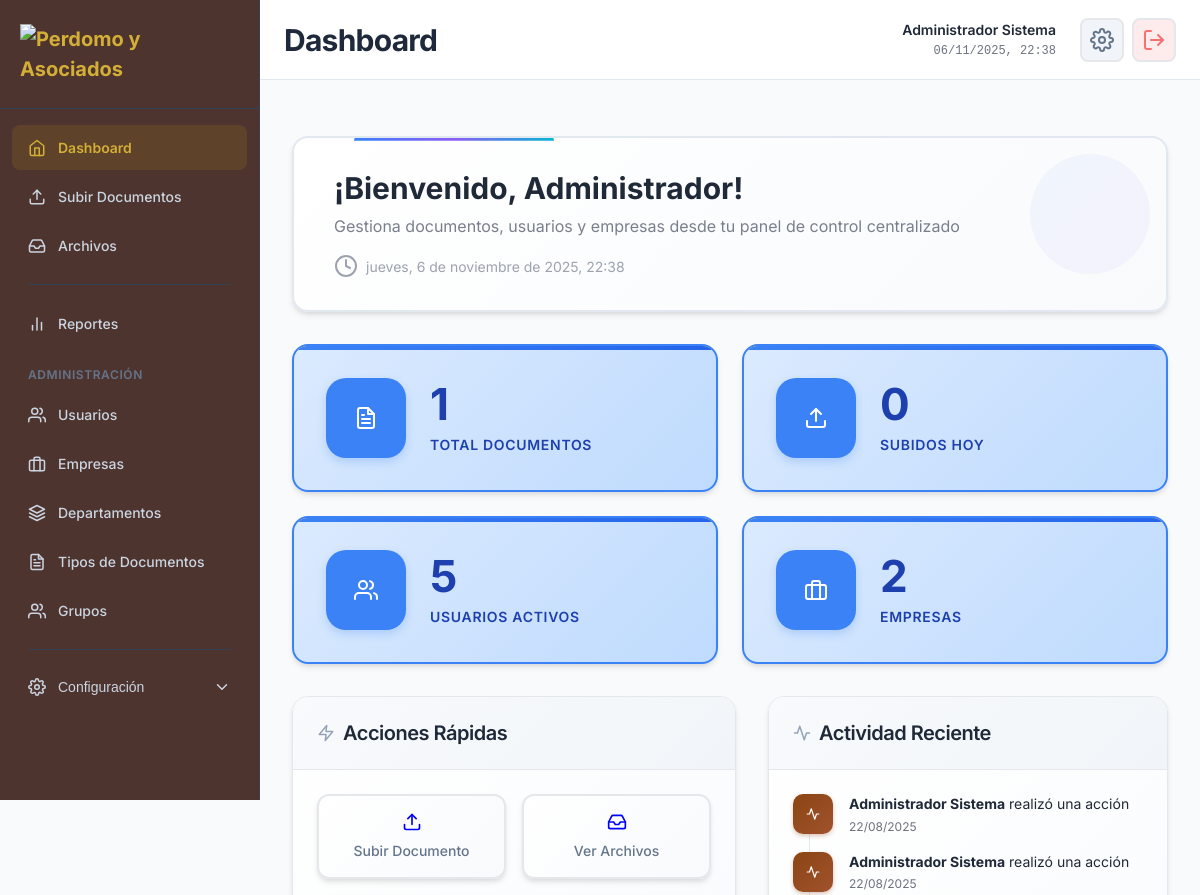
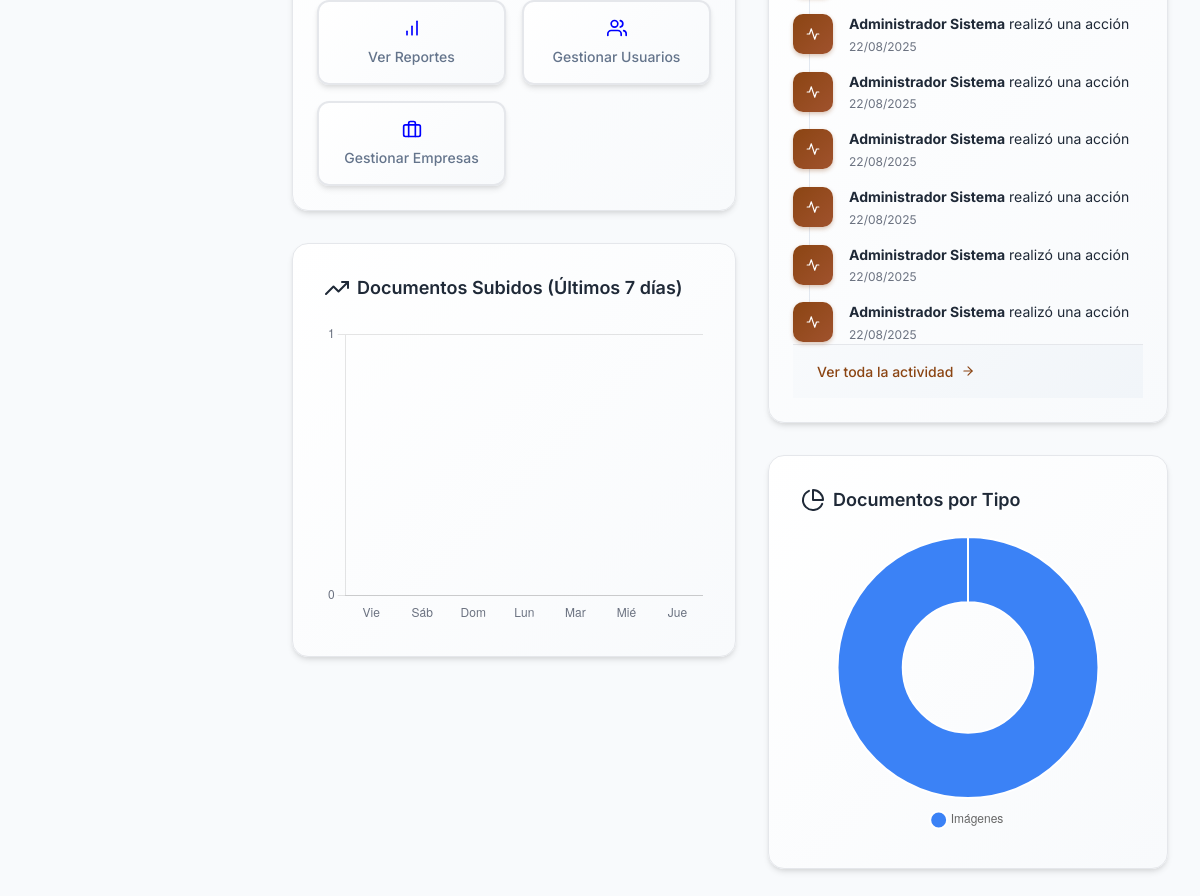
The page /dashboard.php (signed in) on the database as committed earlier (2 pictures, top to bottom).
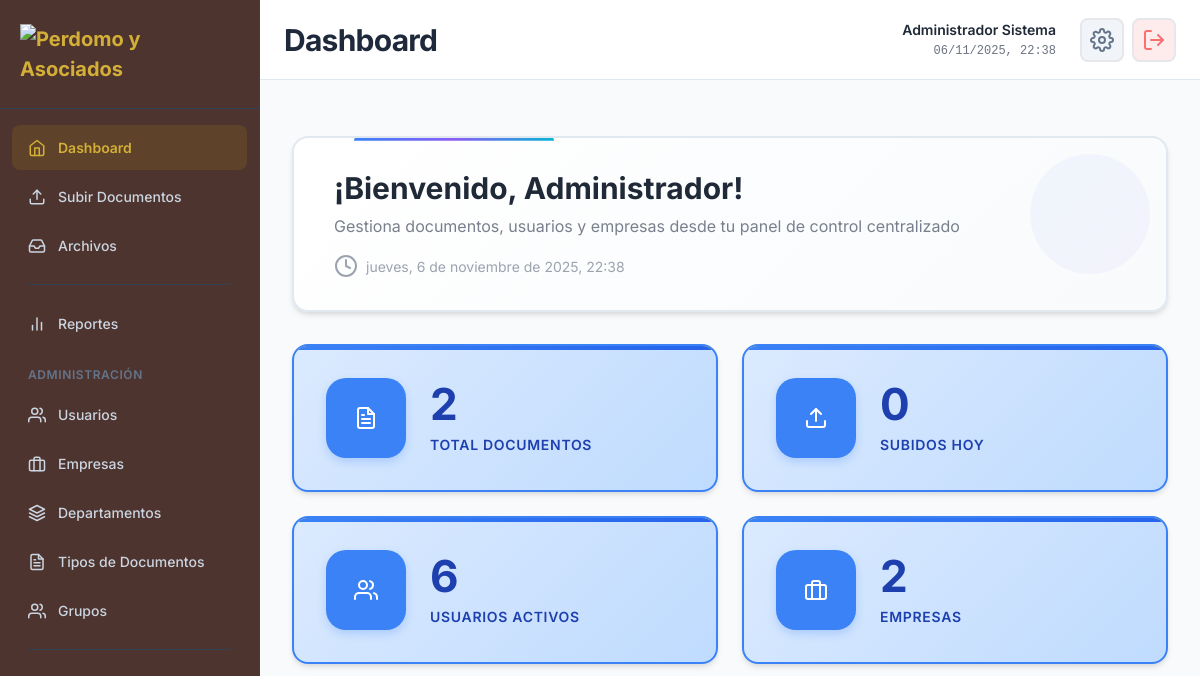
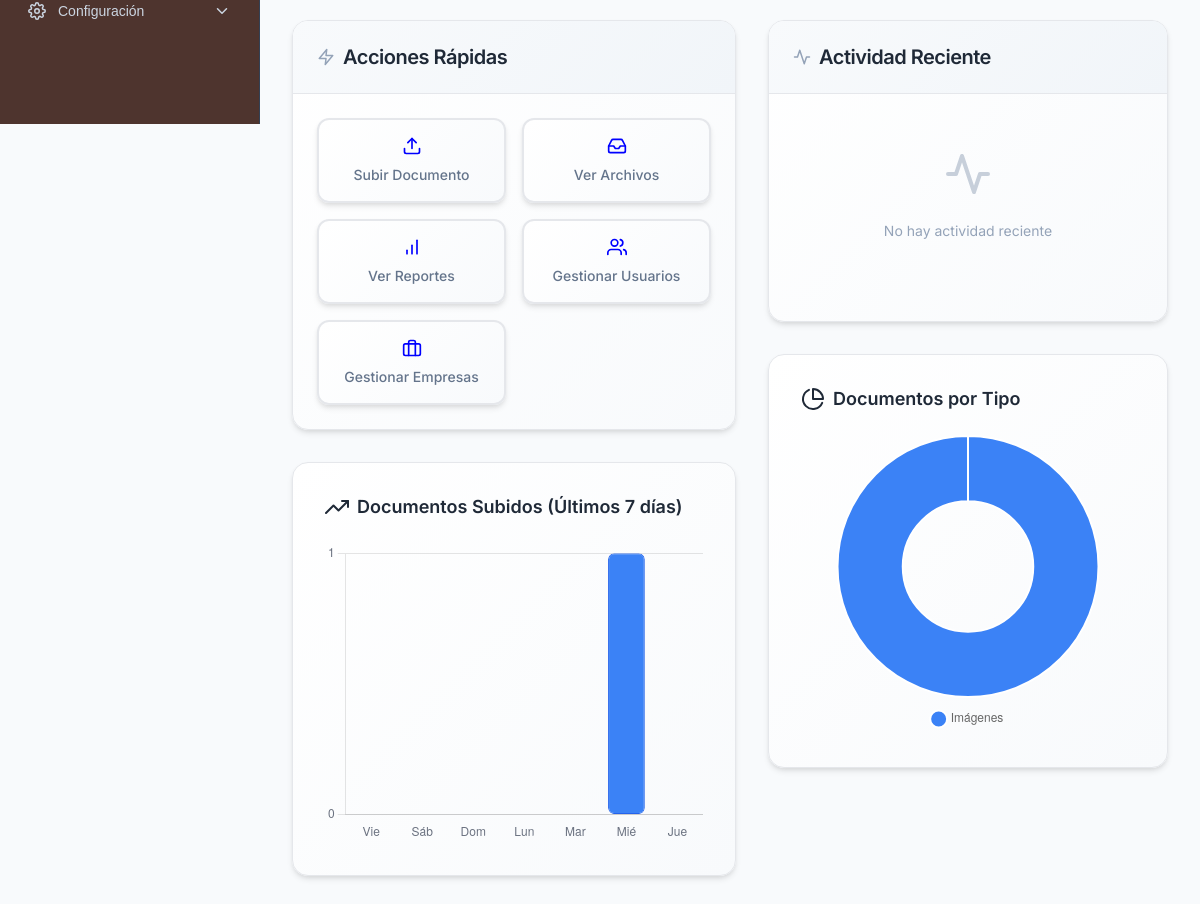
The same page on the database as committed later (2 pictures, top to bottom).
### tables this page shows
CREATE TABLE `activity_logs` (
  `id` int(11) NOT NULL,
  `user_id` int(11) DEFAULT NULL,
  `action` varchar(100) NOT NULL,
  `table_name` varchar(50) DEFAULT NULL,
  `record_id` int(11) DEFAULT NULL,
  `description` text DEFAULT NULL,
  `ip_address` varchar(45) DEFAULT NULL,
  `user_agent` text DEFAULT NULL,
  `created_at` timestamp NOT NULL DEFAULT current_timestamp()
);

CREATE TABLE `users` (
  `id` int(11) NOT NULL,
  `username` varchar(50) NOT NULL,
  `password` varchar(255) NOT NULL,
  `email` varchar(100) NOT NULL,
  `first_name` varchar(100) NOT NULL,
  `last_name` varchar(100) NOT NULL,
  `company_id` int(11) DEFAULT NULL,
  `department_id` int(11) DEFAULT NULL,
  `group_id` int(11) DEFAULT NULL,
  `role` enum('admin','user','viewer','super_admin') DEFAULT 'user',
  `status` enum('active','inactive') DEFAULT 'active',
  `download_enabled` tinyint(1) DEFAULT 1,
  `last_login` timestamp NULL DEFAULT NULL,
  `created_at` timestamp NOT NULL DEFAULT current_timestamp(),
  `updated_at` timestamp NOT NULL DEFAULT current_timestamp() ON UPDATE current_timestamp()
);

### config/session.php (called while the page is built, shortened)
<?php
class SessionManager {
    public static function isLoggedIn() {
        return isset($_SESSION['user_id']) && !empty($_SESSION['user_id']);
    }
    public static function getCurrentUser() {
        return [
            'id' => $_SESSION['user_id'],
            'username' => $_SESSION['username'],
            'email' => $_SESSION['email'],
            'first_name' => $_SESSION['first_name'],
            'last_name' => $_SESSION['last_name'],
            'role' => $_SESSION['role'],
            'company_id' => $_SESSION['company_id'],
            'department_id' => $_SESSION['department_id'],
            'download_enabled' => $_SESSION['download_enabled'] ?? 1,
            'full_name' => trim(($_SESSION['first_name'] ?? '') . ' ' . ($_SESSION['last_name'] ?? ''))
        ];
    }
}
?>

### config/database.php (called while the page is built, shortened)
<?php
class Database {
    private $host = 'localhost';
    private $db_name = 'dms2';
    private $username = 'root';
    private $password = '';
    public function getConnection() {
        $this->conn = null;
        try {
            $dsn = "mysql:host=" . $this->host . ";dbname=" . $this->db_name . ";charset=utf8mb4";
            $options = [
                PDO::ATTR_ERRMODE => PDO::ERRMODE_EXCEPTION,
                PDO::ATTR_DEFAULT_FETCH_MODE => PDO::FETCH_ASSOC,
                PDO::ATTR_EMULATE_PREPARES => false,
                PDO::MYSQL_ATTR_INIT_COMMAND => "SET NAMES utf8mb4"
            ];
            $this->conn = new PDO($dsn, $this->username, $this->password, $options);
        } catch(PDOException $exception) {
            error_log("Error de conexión a la base de datos: " . $exception->getMessage());
            throw new Exception("Error de conexión a la base de datos");
        }
        return $this->conn;
    }
}
function getDbConnection() {
    return $GLOBALS['database']->getConnection();
}
function executeQuery($query, $params = []) {
    try {
        $conn = getDbConnection();
        $stmt = $conn->prepare($query);
        $stmt->execute($params);
        return $stmt;
    } catch(PDOException $e) {
        error_log("Error en query: " . $e->getMessage() . " | Query: " . $query);
        return false;
    }
}
function fetchAll($query, $params = []) {
    try {
        $stmt = executeQuery($query, $params);
        if ($stmt) {
            return $stmt->fetchAll(PDO::FETCH_ASSOC);
        }
    } catch(Exception $e) {
        error_log("Error en fetchAll: " . $e->getMessage());
    }
    return false;
}
?>

### dashboard.php (the view, shortened to what the rows shown need)
<?php
require_once 'config/session.php';
require_once 'config/database.php';
$currentUser = SessionManager::getCurrentUser();
function getRecentActivity($userId, $role, $companyId, $limit = 8)
{
    if ($role === 'admin') {
        $query = "SELECT al.*, u.first_name, u.last_name, u.username
                  FROM activity_logs al
                  LEFT JOIN users u ON al.user_id = u.id
                  ORDER BY al.created_at DESC
                  LIMIT :limit";
        $params = ['limit' => $limit];
    }
    $result = fetchAll($query, $params);
    return $result ?: [];
}
$recentActivity = getRecentActivity($currentUser['id'], $currentUser['role'], $currentUser['company_id']);
?>
<!DOCTYPE html>
<html lang="es">
<head>
    <link rel="stylesheet" href="assets/css/main.css">
    <link rel="stylesheet" href="assets/css/dashboard.css">
</head>
<body class="dashboard-layout">
    <?php include 'includes/sidebar.php'; ?>
    <main class="main-content">
        <header class="content-header">
            <div class="header-left">
                <h1>Dashboard</h1>
            </div>
        </header>
        <div class="dashboard-content">
            <div class="welcome-section">
                <div class="welcome-content">
                    <div class="welcome-text">
                        <h2 class="welcome-title">¡Bienvenido, <?php echo htmlspecialchars($currentUser['first_name']); ?>!</h2>
                    </div>
                </div>
            </div>
            <div class="dashboard-main-grid">
                <div class="dashboard-column">
                    <div class="dashboard-widget">
                        <div class="widget-content">
                            <?php if (!empty($recentActivity)): ?>
                                <div class="activity-list">
                                    <?php foreach ($recentActivity as $activity): ?>
                                        <div class="activity-item">
                                            <div class="activity-icon">
                                                <i data-feather="<?php echo getActivityIcon($activity['action']); ?>"></i>
                                            </div>
                                            <div class="activity-content">
                                                <div class="activity-text">
                                                    <strong><?php echo htmlspecialchars($activity['first_name'] . ' ' . $activity['last_name']); ?></strong>
                                                    <?php echo htmlspecialchars(getActivityDescription($activity['action'])); ?>
                                                </div>
                                                <div class="activity-time">
                                                    <?php echo formatTimeAgo($activity['created_at']); ?>
                                                </div>
                                            </div>
                                        </div>
                                    <?php endforeach; ?>
                                </div>
                            <?php endif; ?>
                        </div>
                    </div>
                </div>
            </div>
        </div>
    </main>
</body>
</html>
<?php
function getActivityIcon($action)
{
    switch ($action) {
        default:
            return 'activity';
    }
}
function getActivityDescription($action)
{
    switch ($action) {
        default:
            return 'realizó una acción';
    }
}
function formatTimeAgo($datetime)
{
    $time = time() - strtotime($datetime);
    return date('d/m/Y', strtotime($datetime));
}
?>

Rows that differ between the two databases and show on the page:
removed activity_logs: user.last_name "Administrador Sistema", action "realizó una acción", created_at "22/08/2025"
removed activity_logs: user.last_name "Administrador Sistema", action "realizó una acción", created_at "22/08/2025"
removed activity_logs: user.last_name "Administrador Sistema", action "realizó una acción", created_at "22/08/2025"
removed activity_logs: user.last_name "Administrador Sistema", action "realizó una acción", created_at "22/08/2025"
removed activity_logs: user.last_name "Administrador Sistema", action "realizó una acción", created_at "22/08/2025"
removed activity_logs: user.last_name "Administrador Sistema", action "realizó una acción", created_at "22/08/2025"
removed activity_logs: user.last_name "Administrador Sistema", action "realizó una acción", created_at "22/08/2025"
removed activity_logs: user.last_name "Administrador Sistema", action "realizó una acción", created_at "22/08/2025"
Other text that changed with them:
$stats['total_documents']: "1" → "2"
$stats['total_users']: "5" → "6"
chart data {{ json_encode($documentsByDay) }}: [] → [{"date":"2025-11-05","count":1}]
text no longer shown: "Ver toda la actividad"
text now shown: "No hay actividad reciente"
